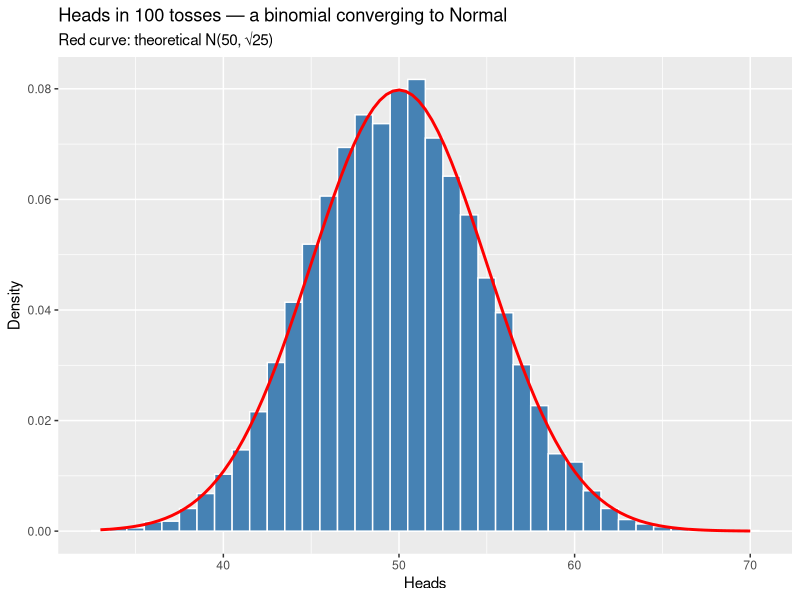
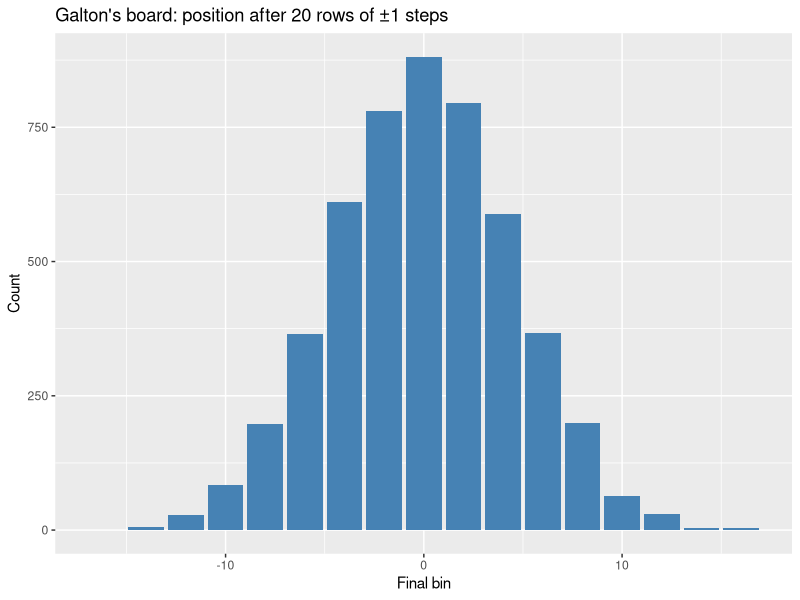
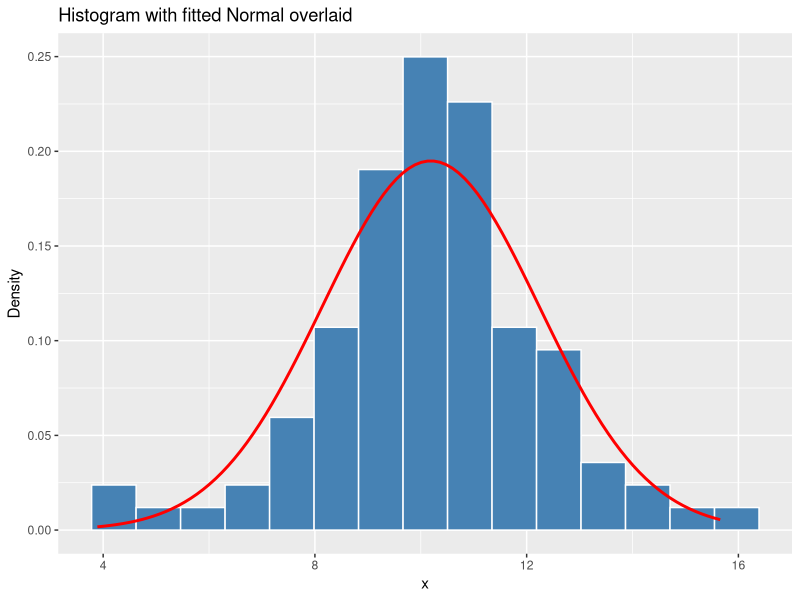
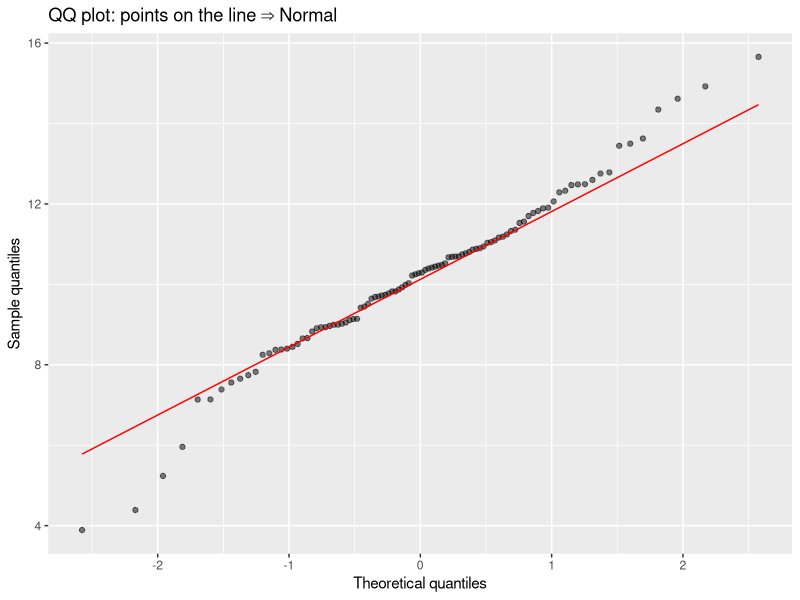
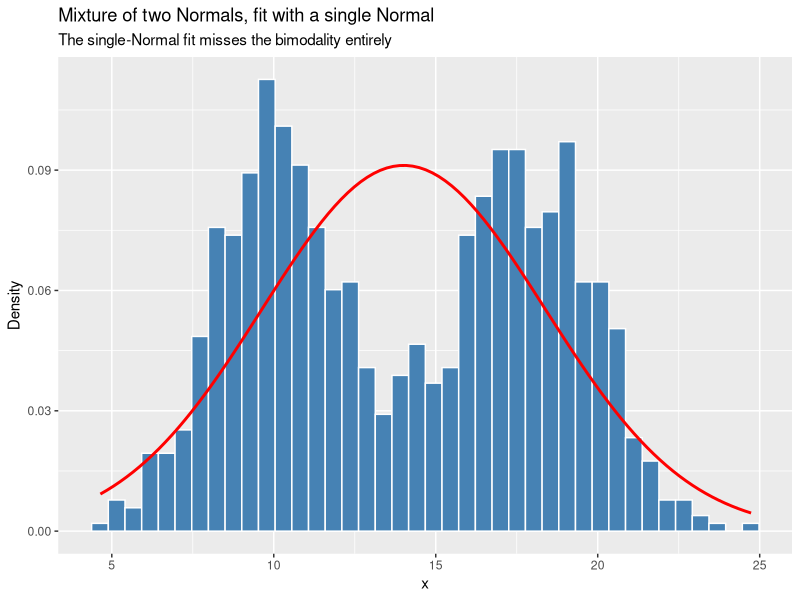
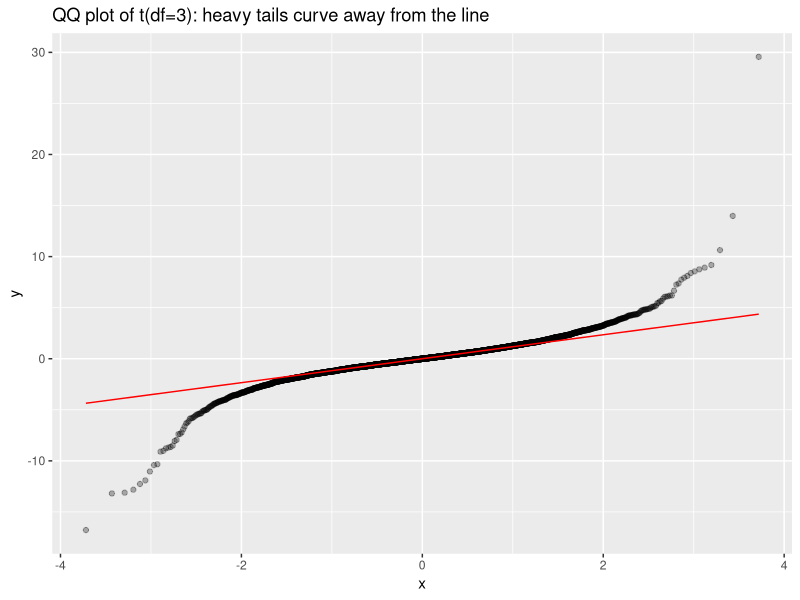
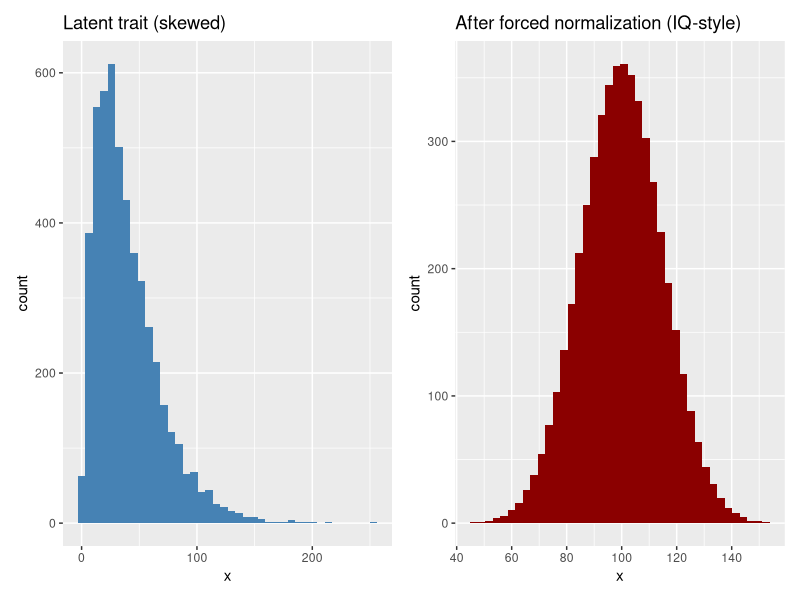

Generate these figures, in order, with R:
## ---- chunk 1
knitr::opts_chunk$set(echo = TRUE, message = FALSE, warning = FALSE,
                      fig.width = 6.5, fig.height = 4, dpi = 120)
library(tidyverse)
library(patchwork)    # install.packages("patchwork")
set.seed(42)
## ---- chunk 2
n_flips    <- 100
n_trials   <- 10000
heads_count <- rbinom(n_trials, size = n_flips, prob = 0.5)

tibble(heads = heads_count) |>
  ggplot(aes(heads)) +
  geom_histogram(aes(y = after_stat(density)),
                 binwidth = 1, fill = "steelblue", color = "white") +
  stat_function(fun = dnorm,
                args = list(mean = n_flips * 0.5,
                            sd   = sqrt(n_flips * 0.25)),
                color = "red", linewidth = 1) +
  labs(title = "Heads in 100 tosses — a binomial converging to Normal",
       subtitle = "Red curve: theoretical N(50, √25)",
       x = "Heads", y = "Density")
## ---- chunk 3
# φ(x) = (1 / (σ√(2π))) · exp(-(x-μ)² / (2σ²))
gaussian <- function(x, mu = 0, sigma = 1) {
  (1 / (sigma * sqrt(2 * pi))) *
    exp(-((x - mu)^2) / (2 * sigma^2))
}

# Check against R's built-in:
all.equal(gaussian(seq(-3, 3, 0.1)),
          dnorm(seq(-3, 3, 0.1)))
## ---- chunk 4
n_rows  <- 20
n_balls <- 5000

final_position <- replicate(n_balls, sum(sample(c(-1, 1), n_rows, replace = TRUE)))

tibble(position = final_position) |>
  ggplot(aes(position)) +
  geom_bar(fill = "steelblue") +
  labs(title = "Galton's board: position after 20 rows of ±1 steps",
       x = "Final bin", y = "Count")
## ---- chunk 5
mu    <- 100
sigma <- 15

samp <- rnorm(10000, mean = mu, sd = sigma)

# The ~68–95–99.7 rule
within_1sd <- mean(abs(samp - mu) <= 1 * sigma)
within_2sd <- mean(abs(samp - mu) <= 2 * sigma)
within_3sd <- mean(abs(samp - mu) <= 3 * sigma)
c(within_1sd = within_1sd,
  within_2sd = within_2sd,
  within_3sd = within_3sd)
## ---- chunk 6
# "Method of moments" fit: estimate μ and σ by sample mean and SD
data_x <- c(rnorm(80, 10, 2), rnorm(20, 10, 2))  # genuinely Normal

fit_mu    <- mean(data_x)
fit_sigma <- sd(data_x)
c(fit_mu = fit_mu, fit_sigma = fit_sigma)
## ---- chunk 7
tibble(x = data_x) |>
  ggplot(aes(x)) +
  geom_histogram(aes(y = after_stat(density)),
                 bins = 15, fill = "steelblue", color = "white") +
  stat_function(fun = dnorm, args = list(mean = fit_mu, sd = fit_sigma),
                color = "red", linewidth = 1) +
  labs(title = "Histogram with fitted Normal overlaid",
       x = "x", y = "Density")
## ---- chunk 8
shapiro.test(data_x)   # H0: data come from a Normal distribution
## ---- chunk 9
tibble(x = data_x) |>
  ggplot(aes(sample = x)) +
  stat_qq(alpha = 0.5) +
  stat_qq_line(color = "red") +
  labs(title = "QQ plot: points on the line ⇒ Normal",
       x = "Theoretical quantiles", y = "Sample quantiles")
## ---- chunk 10
mixed <- c(rnorm(500, mean = 10, sd = 2),
           rnorm(500, mean = 18, sd = 2))

tibble(x = mixed) |>
  ggplot(aes(x)) +
  geom_histogram(aes(y = after_stat(density)),
                 bins = 40, fill = "steelblue", color = "white") +
  stat_function(fun = dnorm,
                args = list(mean = mean(mixed), sd = sd(mixed)),
                color = "red", linewidth = 1) +
  labs(title = "Mixture of two Normals, fit with a single Normal",
       subtitle = "The single-Normal fit misses the bimodality entirely",
       x = "x", y = "Density")
## ---- chunk 11
shapiro.test(mixed)  # correctly rejects Normality
## ---- chunk 12
heavy <- rt(5000, df = 3)

tibble(x = heavy) |>
  ggplot(aes(sample = x)) +
  stat_qq(alpha = 0.3) + stat_qq_line(color = "red") +
  labs(title = "QQ plot of t(df=3): heavy tails curve away from the line")
## ---- chunk 13
mean(abs(heavy - mean(heavy)) > 3 * sd(heavy))   # Much more than the 0.3% a true Normal would give
## ---- chunk 14
# Simulate a non-Normal latent trait (skewed)
true_trait <- rgamma(5000, shape = 2, rate = 0.05)

# "Normalize" it using an inverse-CDF transform
forced_normal <- qnorm(rank(true_trait) / (length(true_trait) + 1),
                       mean = 100, sd = 15)

patchwork::wrap_plots(
  tibble(x = true_trait)   |> ggplot(aes(x)) +
    geom_histogram(fill = "steelblue", bins = 40) +
    labs(title = "Latent trait (skewed)"),
  tibble(x = forced_normal) |> ggplot(aes(x)) +
    geom_histogram(fill = "darkred", bins = 40) +
    labs(title = "After forced normalization (IQ-style)"),
  nrow = 1
)
